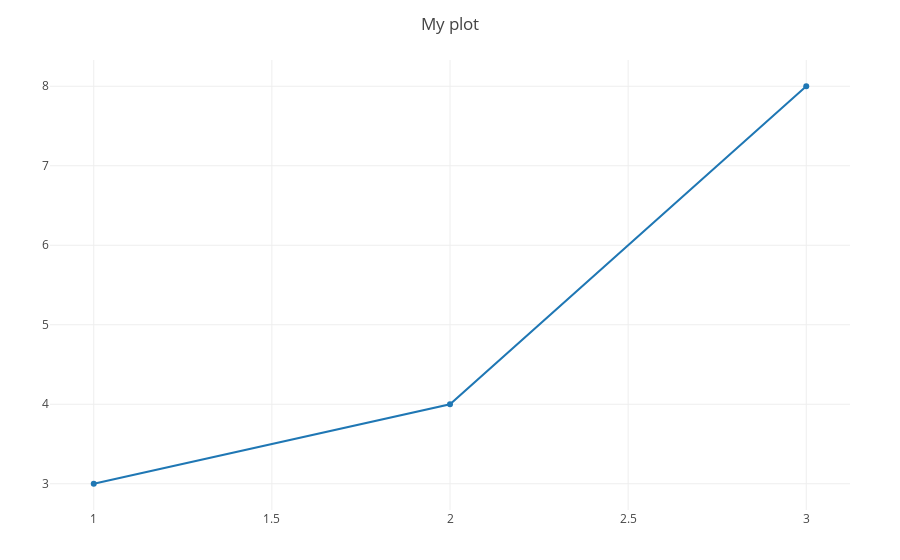

This figure's notebook cell:
### Code cell
coordenadas = Plotly.scatter(x = [1, 2, 3], y = [3, 4, 8])
my_plot = Plotly.plot([coordenadas], Layout(title="My plot"))

### Figure 1 — Plotly figure (JSON) as saved in the notebook; plotly's stock layout.template omitted (floating-point values rounded to 4 significant figures)
{"data": [{"type": "scatter", "x": [1, 2, 3], "y": [3, 4, 8]}], "layout": {"margin": {"b": 50, "l": 50, "r": 50, "t": 60}, "title": "My plot"}}
